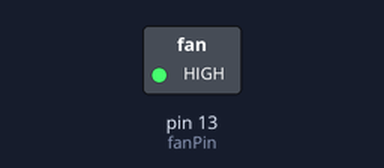
This sketch was run on a simulated Arduino Uno, built with avr-gcc and run on an emulated ATmega328P. Shown: switched loads named in the sketch (green lamp = pin HIGH).

Above: at 5.0 s.
At 15.0 s:
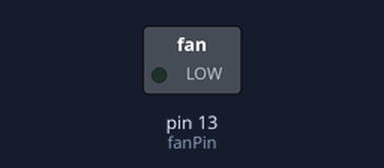
Timing chart, 0 to 26.0 s (numbered marks = the images above):
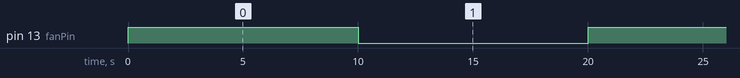

The sketch:

teste_fans.ino
```cpp
// Define o pino de controle da fan
int fanPin = 13;

void setup() {
  // Configura o pino de controle como saída
  pinMode(fanPin, OUTPUT);

}

void loop() {
  // Ligar a fan (enviar 1, HIGH)
  digitalWrite(fanPin, HIGH);
  delay(10000); // Espera por 1 segundo

  // Desligar a fan (enviar 0, LOW)
  digitalWrite(fanPin, LOW);
  delay(10000); // Espera por 1 segundo
}
```

Measured:
- by itself, pin 13 (fanPin): alternates HIGH for 10.0 s and LOW for 10.0 s
